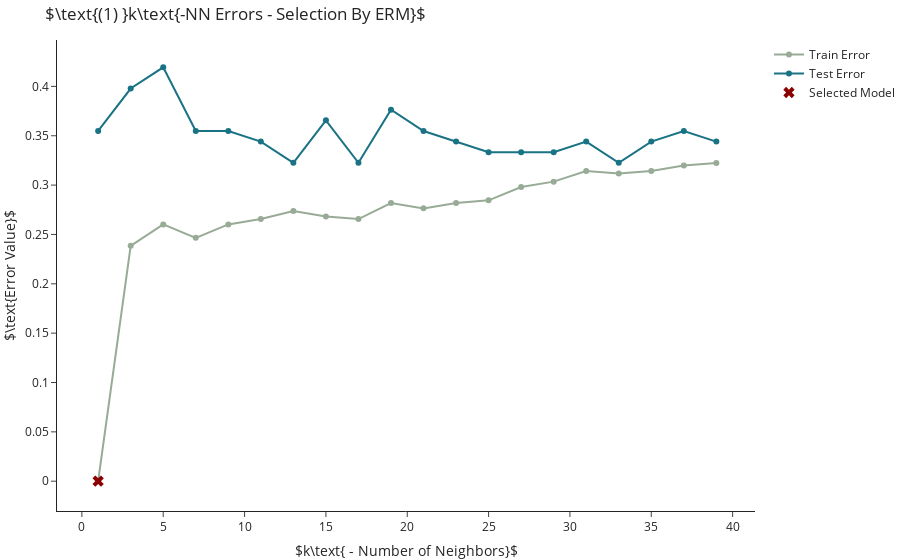

Notebook code for this chart:
### Markdown cell above
## Model Selection Based On ERM

We begin with the simplest approach for selecting a model out of a set of possible models. We fit a $k$-NN classifier for different values of $k$, from $1$ to $40$, and select the classifier that achieved the lowest training error. 

As seen in Figure 1, the selected classifier is the one where we predict for each point based on the single closest training point. Since we are evaluating the results based on the training set, each point in the "test" (that is, the training set) is closest to itself, and therefore is given its own response.

Though this approach yields a zero training error, we can see that for this dataset the test error is $0.4$. Thus, our classifier is heavily overfitted and does not general well to new datasets.

### Code cell
k_range = list(range(1, 40, 2))

# Train and evaluate models for all values of k
train_errors, test_errors = [], []
for k in k_range:
    model = KNeighborsClassifier(k).fit(X_train, y_train)
    train_errors.append(1 - model.score(X_train, y_train))
    test_errors.append(1 - model.score(X_test, y_test))


# Select model with lowest training error
min_ind = np.argmin(np.array(train_errors))
selected_k = np.array(k_range)[min_ind]
selected_error = train_errors[min_ind]


# Plot train- and test errors as well as which model (value of k) was selected
go.Figure([go.Scatter(name='Train Error', x=k_range, y=train_errors, mode='markers+lines', marker_color='rgb(152,171,150)'), 
           go.Scatter(name='Test Error', x=k_range, y=test_errors, mode='markers+lines', marker_color='rgb(25,115,132)'),
           go.Scatter(name='Selected Model', x=[selected_k], y=[selected_error], mode='markers', marker=dict(color='darkred', symbol="x", size=10))])\
    .update_layout(title=r"$\text{(1) }k\text{-NN Errors - Selection By ERM}$", 
                   xaxis_title=r"$k\text{ - Number of Neighbors}$", 
                   yaxis_title=r"$\text{Error Value}$").show()

### Figure 1 — Plotly figure (JSON) as saved in the notebook; plotly's stock layout.template omitted (floating-point values rounded to 4 significant figures)
{"data": [{"marker": {"color": "rgb(152,171,150)"}, "mode": "markers+lines", "name": "Train Error", "x": [1, 3, 5, 7, 9, 11, 13, 15, 17, 19, 21, 23, 25, 27, 29, 31, 33, 35, 37, 39], "y": [0.0, 0.2385, 0.2602, 0.2466, 0.2602, 0.2656, 0.2737, 0.2683, 0.2656, 0.2818, 0.2764, 0.2818, 0.2846, 0.2981, 0.3035, 0.3144, 0.3117, 0.3144, 0.3198, 0.3225], "type": "scatter"}, {"marker": {"color": "rgb(25,115,132)"}, "mode": "markers+lines", "name": "Test Error", "x": [1, 3, 5, 7, 9, 11, 13, 15, 17, 19, 21, 23, 25, 27, 29, 31, 33, 35, 37, 39], "y": [0.3548, 0.3978, 0.4194, 0.3548, 0.3548, 0.3441, 0.3226, 0.3656, 0.3226, 0.3763, 0.3548, 0.3441, 0.3333, 0.3333, 0.3333, 0.3441, 0.3226, 0.3441, 0.3548, 0.3441], "type": "scatter"}, {"marker": {"color": "darkred", "size": 10, "symbol": "x"}, "mode": "markers", "name": "Selected Model", "x": [1], "y": [0.0], "type": "scatter"}], "layout": {"title": {"text": "$\\text{(1) }k\\text{-NN Errors - Selection By ERM}$"}, "xaxis": {"title": {"text": "$k\\text{ - Number of Neighbors}$"}}, "yaxis": {"title": {"text": "$\\text{Error Value}$"}}}}
